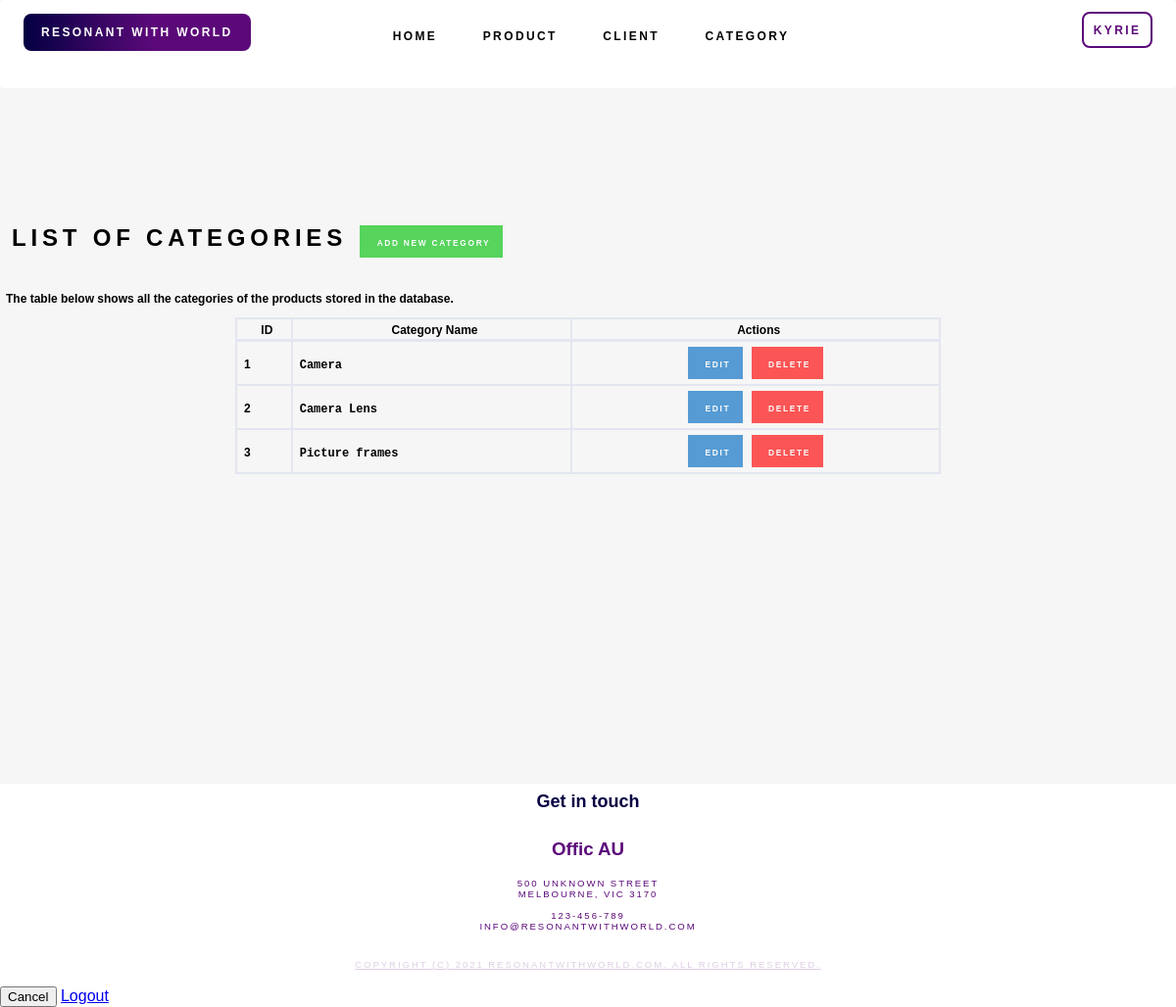
The app's page /category.php (signed in) with its own data.
### tables this page shows
CREATE TABLE `users` (
  `id` int(11) NOT NULL,
  `username` varchar(64) NOT NULL,
  `password` varchar(64) NOT NULL,
  `email` varchar(255) NOT NULL 
);

CREATE TABLE `category` (
  `category_id` int(11) NOT NULL,
  `category_name` varchar(255) NOT NULL
);

### connection.php (called while the page is built)
<?php session_start();
$db_host = "localhost";
$db_username = "fit2104";
$db_passwd = "fit2104";
$db_name = "fit2104_assignment2";
$dsn = "mysql:host=$db_host;dbname=$db_name";
$dbh = new PDO($dsn,$db_username,$db_passwd);
$PAGE_ALLOWGUEST = isset($PAGE_ALLOWGUEST) ? $PAGE_ALLOWGUEST : false;
if (!isset($PAGE_ID) || $PAGE_ID !== 'login') {
    if (!isset($_SESSION['user_id'])) {
        $_SESSION['referer'] = $_SERVER['PHP_SELF'];
        if (!$PAGE_ALLOWGUEST) {
            header("Location: login.php");
            exit();
        }
    } else {
        $user_stmt = $dbh->prepare("SELECT * FROM `users` WHERE `id` = ?");
        if ($user_stmt->execute([$_SESSION['user_id']]) && $user_stmt->rowCount() == 1) {
            $user = $user_stmt->fetchObject();
            $PAGE_USERNAME = $user->username;
        } else {
            session_destroy();
            header("Location: login.php?action=error&message=" . urlencode('It seems your account is being invalidated. Please contact administrator for more information.'));
            exit();
        }
    }
}

### category.php (the view, shortened to what this page needs)
<?php
$PAGE_ID = "category";
require('TopMenu.php'); ?>
    <section id="one">
    <div id = page-body>
            <h2 class = 'title-text'>List of Categories
                <a href="category_add.php" class = 'add-button'>
                <span class="button-text text-align-right">Add New Category</span>
                </a>
            </h2><br>
            <p class = 'text'>The table below shows all the categories of the products stored in the database.</p>
        <?php $categories = $dbh->prepare("SELECT * FROM `category`");
                    if ($categories->execute() && $categories->rowCount() > 0): ?>
                        <table class = 'center table-bordered' width="60%" cellspacing="0">
                            <thead>
                            <tr>
                                <th><span class = 'text'>ID</span></th>
                                <th><span class = 'text'>Category Name</span></th>
                                <th><span class = 'text'>Actions</span></th>
                            </tr>
                            </thead>
                            <tbody>
                            <?php while ($category = $categories->fetchObject()): ?>
                                <tr>
                                    <td><span class = 'text'><?= $category->category_id ?></span></td>
                                    <td><span class = 'text'><code><?= $category->category_name ?></code></span></td>
                                    <td align = 'center'>
                                            <a class="edit-button" href="category_edit.php?id=<?= $category->category_id ?>" ><span class = 'button-text'>Edit</span></a>
                                            <button type="submit" class = 'delete-button' name="cateogry_id" value="<?= $category->category_id ?>"><span class = 'button-text'>Delete</span></button>
                                    </td>
                                </tr>
                            <?php endwhile; ?>
                            </tbody>
                        </table>
                    <?php else: ?>
                        <p class="mb-4">There are no other categories in the database. </p>
                    <?php endif; ?>
    </div>
        </section>
<?php require('Footer.php'); ?>

### TopMenu.php (shortened to what this page needs)
<?php
require('connection.php');
?>
<!DOCTYPE html>
<html lang="en">
<head>
    <link rel="stylesheet" href= "./css/style.css" />
</head>
<body>
    <section id="header-wrapper">
        <div id="header" class="container">
            <div id="menu">
                <li class="logo"><a href="index.php">Resonant with world</a></li>
                <ul>
                    <li <?= ($PAGE_ID == 'home') ? ' active' : '' ?>"><a href="index.php" >Home</a></li>
                    <li <?= ($PAGE_ID == 'products') ? ' active' : '' ?>"><a href="products.php" >Product</a></li>
                    <li <?= ($PAGE_ID == 'clients' ) ? ' active' : '' ?>"><a href="client.php" >Client</a></li>
                    <li <?= ($PAGE_ID == 'category' ) ? ' active' : '' ?>"><a href="category.php" >Category</a></li>
                </ul>
                <?php if (empty($PAGE_USERNAME)): ?>
                        <li class="nav-item">
                            <a class="nav-link" href="login.php">
                                Login
                            </a>
                        </li>
                    <?php else: ?>
                        <li class="nav-item">
                            <a class="nav-link" href="#" data-toggle="modal" data-target="#logoutModal">
                               <?= $PAGE_USERNAME ?>
                            </a>
                        </li>
                    <?php endif; ?>
            </div>
    </section>

### css/style.css (style rules this page uses)
html, body { height: 100%; }
body { margin: 0px; padding: 0px; font-family: 'Rubik', sans-serif; font-weight: 400; color: #000000; }
ul { margin-top: 0; padding: 0; list-style: none; }
#menu { position: fixed; left: 0; right: 0; background: white; border-radius: 4px; z-index: 3; }
#menu ul { text-align: center; }
#menu li { display: inline-block; }
#menu li a { display: inline-block; margin-left: 0.50em; padding: 1em 1.5em; letter-spacing: 0.20em; text-decoration: none; font-size: 1vw; font-weight: 600; text-transform: uppercase; outline: 0; color: black; }
#menu .logo a { background: rgb(4,0,66); background: linear-gradient(90deg, rgba(4,0,66,1) 0%, rgba(91,9,121,1) 57%); border-radius: 8px; color: #FFF; position: absolute; margin-left: 2em; }
#one { height: 100vh; width: 100%; background: rgb(246, 246, 246); }
#menu .nav-item a { border:2px solid rgba(91,9,121,1); color: rgba(91,9,121,1); border-radius: 8px; position: absolute; right: 2em; top: 1em; padding: 0.8vw; }
.table-bordered { border: 1px solid #e3e6f0; }
.table-bordered th, .table-bordered td { border: 1px solid #e3e6f0; }
.table-bordered thead th, .table-bordered thead td { border-bottom-width: 2px; }
.text-align-right { text-align: right; }
.button-text { font-family: 'Rubik', sans-serif; display: inline-block; margin-left: 0.50em; letter-spacing: 0.20em; text-decoration: none; font-size: 0.7vw; font-weight: 600; text-transform: uppercase; outline: 0; color: white; }
.title-text { font-family: 'Rubik', sans-serif; display: inline-block; margin-left: 0.50em; letter-spacing: 0.20em; text-decoration: none; font-size: 24px; font-weight: 600; text-transform: uppercase; outline: 0; color: rgb(0, 0, 0); }
.text { font-family: 'Rubik', sans-serif; margin-left: 0.50em; display: inline-block; text-decoration: none; font-size: 1vw; font-weight: 600; outline: 0; color: rgb(0, 0, 0); }
#page-body { position: absolute; top: 20%; left: 0; right: 0; font-family: 'Rubik', sans-serif; }
.delete-button { background-color: #ff0000; border: none; color: white; padding: 9px 13px; text-align: center; font-size: 13px; margin: 4px 2px; opacity: 0.65; transition: 0.3s; display: inline-block; text-decoration: none; cursor: pointer; }
.add-button { background-color: #02c20b; border: none; color: white; padding: 9px 13px; text-align: center; font-size: 13px; margin: 4px 2px; opacity: 0.65; transition: 0.3s; display: inline-block; text-decoration: none; cursor: pointer; }
.edit-button { background-color: #026cc2; border: none; color: white; padding: 9px 13px; text-align: center; font-size: 13px; margin: 4px 2px; opacity: 0.65; transition: 0.3s; display: inline-block; text-decoration: none; cursor: pointer; }
.center { margin-left: auto; margin-right: auto; }

### records on screen
users: username "KYRIE"
category: category_id "1", category_name "Camera"
category: category_id "2", category_name "Camera Lens"
category: category_id "3", category_name "Picture frames"
